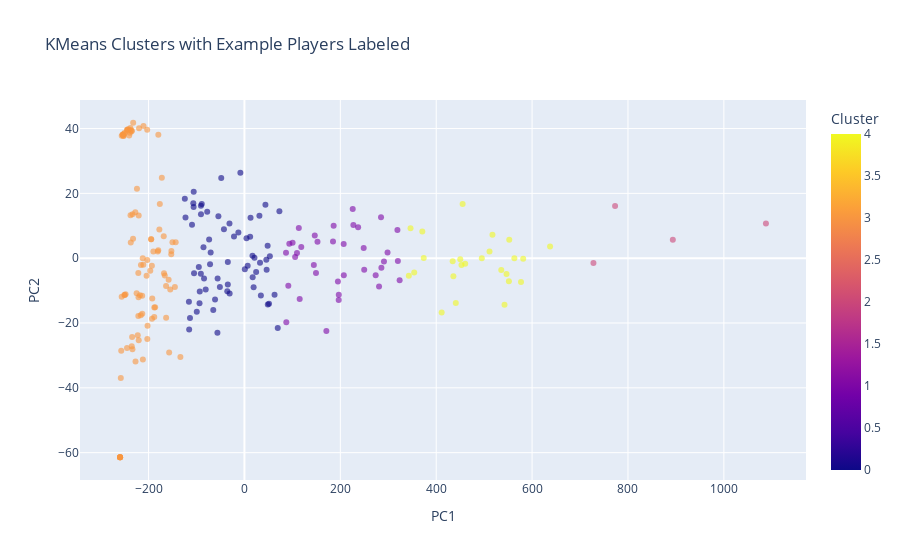

The notebook cell saved with this chart:
### Code cell
df_clusters = wide_receivers.copy()
df_clusters['Cluster'] = clusters

pca = PCA(n_components=2)
X_pca = pca.fit_transform(X_clean)

df_clusters['PC1'] = X_pca[:, 0]
df_clusters['PC2'] = X_pca[:, 1]

fig = px.scatter(
    df_clusters, x="PC1", y="PC2", color="Cluster",
    hover_name=wide_receivers.index, opacity=0.6,
    title="KMeans Clusters with Example Players Labeled"
)

fig.show()
fig.write_html('kmeans_clusters.html')

### Figure 1 — Plotly figure (JSON) as saved in the notebook; plotly's stock layout.template omitted (floating-point values rounded to 4 significant figures; data arrays with more than 128 entries replaced by an {"elided": "..."} marker saying what was removed)
{"data": [{"hovertemplate": "<b>%{hovertext}</b><br><br>PC1=%{x}<br>PC2=%{y}<br>Cluster=%{marker.color}<extra></extra>", "hovertext": {"elided": "223 str values"}, "legendgroup": "", "marker": {"color": {"elided": "223 int values"}, "coloraxis": "coloraxis", "opacity": 0.6, "symbol": "circle"}, "mode": "markers", "name": "", "orientation": "v", "showlegend": false, "type": "scatter", "x": {"elided": "223 float values"}, "xaxis": "x", "y": {"elided": "223 float values"}, "yaxis": "y"}], "layout": {"coloraxis": {"colorbar": {"title": {"text": "Cluster"}}, "colorscale": [[0, "#0d0887"], [0.1111, "#46039f"], [0.2222, "#7201a8"], [0.3333, "#9c179e"], [0.4444, "#bd3786"], [0.5556, "#d8576b"], [0.6667, "#ed7953"], [0.7778, "#fb9f3a"], [0.8889, "#fdca26"], [1, "#f0f921"]]}, "legend": {"tracegroupgap": 0}, "title": {"text": "KMeans Clusters with Example Players Labeled"}, "xaxis": {"anchor": "y", "domain": [0, 1], "title": {"text": "PC1"}}, "yaxis": {"anchor": "x", "domain": [0, 1], "title": {"text": "PC2"}}}}
